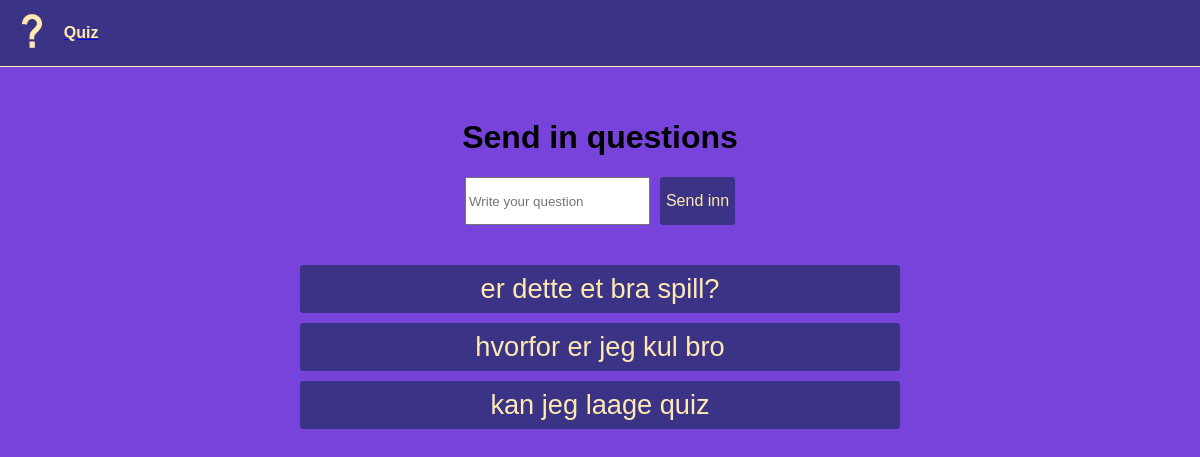
/faqpage.php, run on an earlier commit of the app's database.
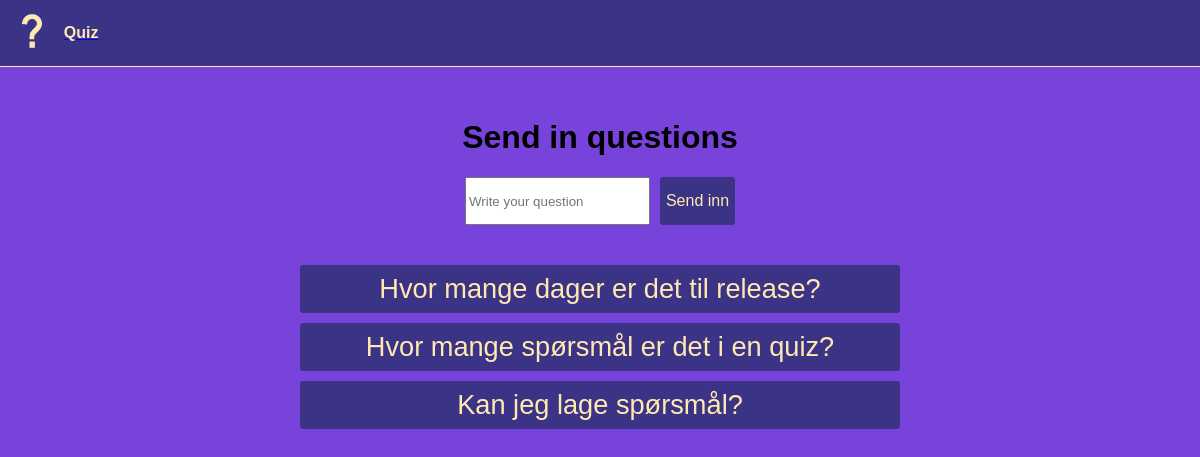
And on a later commit of the database.
### tables this page shows
CREATE TABLE `faq` (
  `id` int(11) NOT NULL,
  `question` varchar(256) DEFAULT NULL,
  `answer` varchar(256) NOT NULL,
  `display` int(11) DEFAULT 0
);

### faqpage.php (the view, shortened to what this page needs)
<!DOCTYPE html>
<html lang="en">
<head>
  <link rel="stylesheet" href="style.css">
</head>
<body id="faqPageBody">
  <?php
    include_once 'header.php';
    include_once 'includes/dbh.inc.php';
    echo "
    <div class='questionSendContainer'>
      <h1>Send in questions</h1>
      <form action='includes/faq.inc.php' method='POST' class='sendForm'>
        <input name='question' type='text' placeholder='Write your question'>
        <button type='submit' name='faqsubmit'>Send inn</button>
      </form>
    </div>
    ";
    $sql = "SELECT * FROM faq";
    $result = $conn->query($sql);
    echo "<div class='faqContainerDiv'>";
    while ($row = $result -> fetch_assoc()){
      $display = $row["display"];
      if($display == 1){
        echo "
          <button class='dropDownButton'>".$row["question"]."</button>
          <div class='faqDiv'>
            <p>".$row["answer"]."</p>
          </div>
        ";
      }
    }
    echo "</div>";
  ?>
</body>
</html>

### header.php (shortened to what this page needs)
<div class="headerContainer">
  <div class="logoContainer">
    <a href="index.php"><img src="bilder/quizLogo.png"></a>
    <a href="index.php"><p>Quiz</p></a>
  </div>
</div>

### style.css (style rules this page uses)
body { margin: 0; font-family: arial; }
.headerContainer { background-color: #3b3486; border-bottom: 1.3px solid #ffe9b1; display: flex; justify-content: space-between; }
.logoContainer, .headerContainer { display: flex; align-items: center; }
.logoContainer img { height: 5vh; padding: 1.4vh; }
.logoContainer p { color: #ffe9b1; font-weight: bold; }
#faqPageBody { background-color: #7743DB; }
.sendForm { display: flex; justify-content: center; }
.sendForm button { background-color: #3b3486; color: #ffe9b1; font-size: 1em; border: none; height: 6vh; border-radius: 3px; margin: 0 0 0 10px; }
.faqContainerDiv { display: grid; justify-content: center; }
.dropDownButton { background-color: #3b3486; color: #ffe9b1; font-size: 1.7em; border: none; height: 6vh; border-radius: 3px; width: 50vw; margin: 10px 0 0 0; }
.questionSendContainer { display: grid; justify-content: center; margin: 30px; }

What changed in the data, as far as the page shows it:
removed faq: question "er dette et bra spill?"
removed faq: question "hvorfor er jeg kul bro"
removed faq: question "kan jeg laage quiz"
added faq: question "Hvor mange dager er det til release?"
added faq: question "Hvor mange spørsmål er det i en quiz?"
added faq: question "Kan jeg lage spørsmål?"
